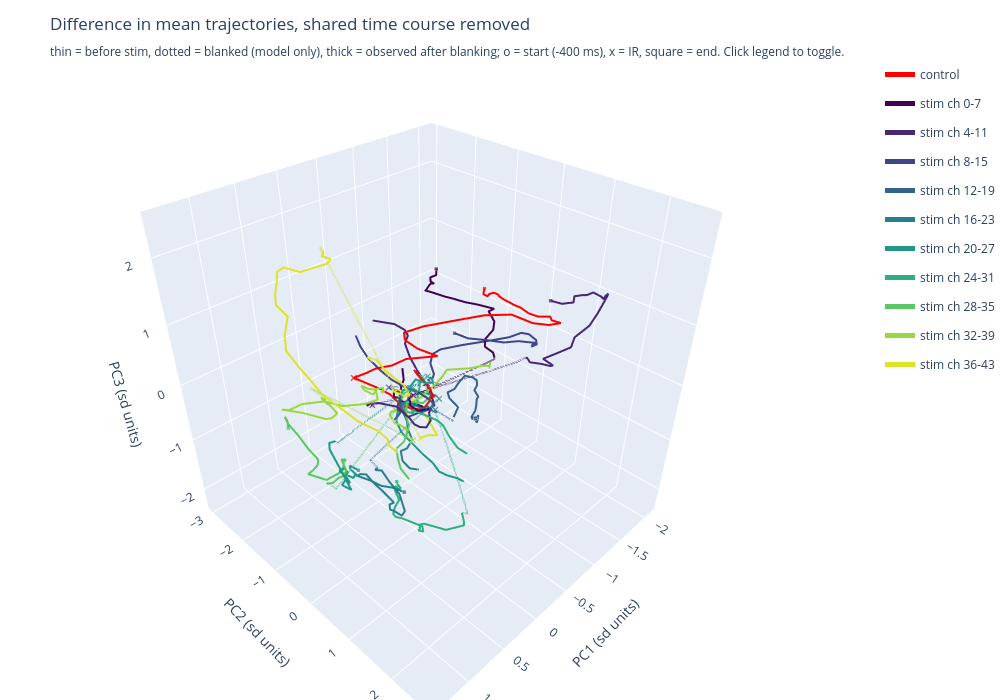

Notebook source saved alongside this figure:
### Code cell
import plotly.colors as pc
import plotly.graph_objects as go
import plotly.io._renderers as _renderers
import nbformat

_renderers.nbformat = nbformat  # plotly's notebook renderer looks this up lazily

# Axes of the 3-D view, both built on the fan plane from above:
#   "pc3":  fan PC1, PC2, PC3, the three directions along which the conditions differ most
#   "time": time, fan PC1, PC2, so the conditions start as one bundle and split along time
FAN_3D_AXES = "pc3"
SHOW_TRIALS = False  # faint single-trial traces behind the means

if FAN_3D_AXES == "pc3":
    U_3d = Vt[:3].T
    origin_3d = (mean_control - shared)[pre_mask].mean(axis=0) @ U_3d
    to_3d = lambda zs: ((zs - shared)[..., tp, :] @ U_3d - origin_3d) / fan_scale
    axis_titles = tuple(f"PC{k}{axis_unit}" for k in (1, 2, 3))
    print(f"between-pattern variance on PC1-3: {np.round(frac[:3], 2)}, total {frac[:3].sum():.2f}")
elif FAN_3D_AXES == "time":
    def to_3d(zs):
        P = to_fan(zs)[..., tp, :]
        return np.concatenate([np.broadcast_to(t_plot[:, None], P.shape[:-1] + (1,)), P], axis=-1)
    axis_titles = ("time from IR (ms)", f"PC1{axis_unit}", f"PC2{axis_unit}")
else:
    raise ValueError(f"FAN_3D_AXES must be 'pc3' or 'time', got {FAN_3D_AXES!r}")

hover = "%{text}<br>t = %{customdata:.0f} ms"
segments = [(slice(0, i_lo + 1), "solid", 0.6), (slice(i_lo, i_hi + 1), "dot", 0.6), (slice(i_hi, None), "solid", 1.4)]


def add_trajectories(fig, zs, name, color, width, dash="solid", alpha_trials=0.05, blanked=True):
    """The mean (dotted over the blanking if `blanked`, solid otherwise) with start / IR / end
    markers, and faint single trials if SHOW_TRIALS."""
    if SHOW_TRIALS:
        trials = to_3d(zs)
        sep = np.full((trials.shape[0], 1, 3), np.nan)
        flat = np.concatenate([trials, sep], axis=1).reshape(-1, 3)
        fig.add_trace(go.Scatter3d(
            x=flat[:, 0], y=flat[:, 1], z=flat[:, 2], mode="lines",
            line=dict(color=color, width=4), opacity=alpha_trials,
            legendgroup=name, showlegend=False, hoverinfo="skip",
        ))
    m = to_3d(zs.mean(axis=0))
    for n, (sl, seg_dash, scale) in enumerate(segments):
        fig.add_trace(go.Scatter3d(
            x=m[sl, 0], y=m[sl, 1], z=m[sl, 2], mode="lines", name=name, legendgroup=name,
            showlegend=(n == 2), line=dict(color=color, width=4,
                                           dash="dot" if blanked and seg_dash == "dot" else dash),
            text=[name] * len(t_plot[sl]), customdata=t_plot[sl], hovertemplate=hover,
        ))
    idx = [0, i_zero, len(t_plot) - 1]
    fig.add_trace(go.Scatter3d(
        x=m[idx, 0], y=m[idx, 1], z=m[idx, 2], mode="markers",
        marker=dict(size=[4, 5, 4], symbol=["circle-open", "x", "square"], color=color),
        legendgroup=name, showlegend=False,
        text=[f"{name}: start", f"{name}: IR", f"{name}: end"], customdata=t_plot[idx],
        hovertemplate=hover,
    ))


fig = go.Figure()
# Control trials were never blanked, so their whole trajectory is observed
add_trajectories(fig, z_control, "control", "red", width=6, blanked=False)
for j, color in enumerate(pc.sample_colorscale("Viridis", np.linspace(0, 0.95, len(patterns)))):
    first, last = np.flatnonzero(patterns[j])[[0, -1]]
    add_trajectories(fig, z_stim_al[pattern_id == j], f"stim ch {first}-{last}", color, width=4)

fig.update_layout(
    title=f"Difference in mean trajectories"
          f"{', shared time course removed' if FAN_REMOVE_SHARED else ''}<br>"
          f"<sub>thin = before stim, dotted = blanked (model only), thick = observed after blanking; "
          f"o = start ({PLOT_FROM_MS:.0f} ms), x = IR, square = end. Click legend to toggle.</sub>",
    scene=dict(xaxis_title=axis_titles[0], yaxis_title=axis_titles[1], zaxis_title=axis_titles[2],
               aspectmode="cube"),
    legend=dict(itemsizing="constant"),
    margin=dict(l=0, r=0, b=0, t=60), width=1000, height=700,
)
fig.show()
